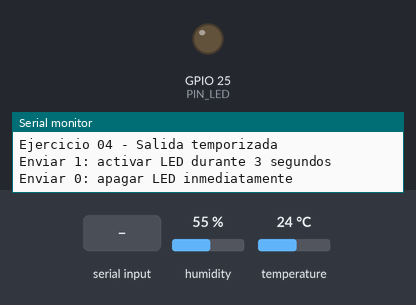
The sketch below on a simulated ESP32. Parts: output pins drawn as LEDs (lit = HIGH), the last lines printed to the serial monitor. The inputs (shaded band) are chosen by the test bench; at power-on: humidity 55 %, temperature 24 °C.

Above: at 1.2 s.
1.3 s: "1" received over Serial
At 2.1 s:
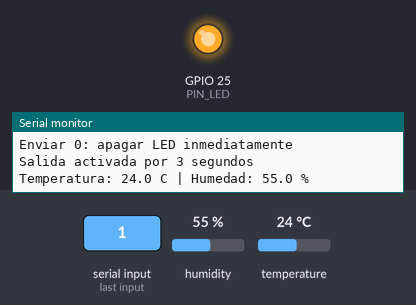
5.8 s: "0" received over Serial
Timing chart, 0 to 8.8 s (numbered marks = the images above; inputs shaded):
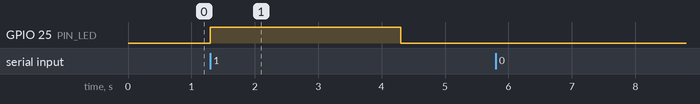

Measured:
- after the input at 1.3 s, GPIO 25 (PIN_LED): LOW → HIGH at once, → LOW 3.0 s later

The sketch:

04_Salida_Temporizada.ino
```cpp
// AirtekLab - Programacion con millis() y ESP32
// Ejercicio 04: activar una salida durante un tiempo determinado
// Placa: ESP32 Dev Module
// LED: GPIO 25 con resistencia limitadora
// DHT22: DATA en GPIO 4
// Monitor Serie: 115200 baudios
// Enviar '1' para activar el LED durante 3 segundos.
// Enviar '0' para apagarlo inmediatamente.

#include <DHT.h>

const int PIN_LED = 25;
const int PIN_DHT = 4;

const unsigned long INTERVALO_LECTURA = 2000;
const unsigned long DURACION_SALIDA = 3000;

DHT sensorDHT(PIN_DHT, DHT22);

unsigned long tiempoLecturaAnterior = 0;
unsigned long momentoActivacion = 0;

bool salidaActiva = false;

void setup() {
  Serial.begin(115200);

  pinMode(PIN_LED, OUTPUT);
  digitalWrite(PIN_LED, LOW);

  sensorDHT.begin();

  Serial.println("Ejercicio 04 - Salida temporizada");
  Serial.println("Enviar 1: activar LED durante 3 segundos");
  Serial.println("Enviar 0: apagar LED inmediatamente");
}

void loop() {
  unsigned long tiempoActual = millis();

  // Tarea 1: leer temperatura y humedad cada 2 segundos.
  if (tiempoActual - tiempoLecturaAnterior >= INTERVALO_LECTURA) {
    tiempoLecturaAnterior = tiempoActual;

    float humedad = sensorDHT.readHumidity();
    float temperatura = sensorDHT.readTemperature();

    if (isnan(humedad) || isnan(temperatura)) {
      Serial.println("Error: no se pudo leer el DHT22");
    } else {
      Serial.print("Temperatura: ");
      Serial.print(temperatura, 1);
      Serial.print(" C | Humedad: ");
      Serial.print(humedad, 1);
      Serial.println(" %");
    }
  }

  // Tarea 2: recibir comandos sin esperar con delay().
  if (Serial.available() > 0) {
    char comando = Serial.read();

    if (comando == '1') {
      salidaActiva = true;
      momentoActivacion = millis();
      digitalWrite(PIN_LED, HIGH);
      Serial.println("Salida activada por 3 segundos");
    } else if (comando == '0') {
      salidaActiva = false;
      digitalWrite(PIN_LED, LOW);
      Serial.println("Salida apagada manualmente");
    }
  }

  // Tarea 3: apagar la salida cuando se cumple el tiempo.
  if (salidaActiva && (millis() - momentoActivacion >= DURACION_SALIDA)) {
    salidaActiva = false;
    digitalWrite(PIN_LED, LOW);
    Serial.println("Tiempo cumplido: salida apagada");
  }
}
```
